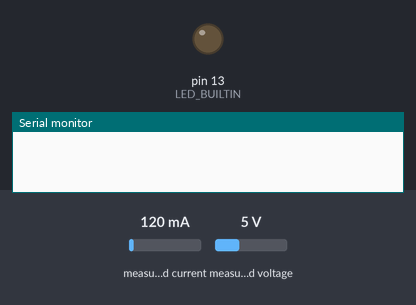
This sketch was run on a simulated Arduino Uno, built with avr-gcc and run on an emulated ATmega328P. Shown: output pins drawn as LEDs (lit = HIGH), the last lines printed to the serial monitor. Dashed ring = blinking. The test bench sets the inputs (shaded band); at power-on: measured current 120 mA, measured voltage 5 V.

Above: at 0.1 s.
At 1.4 s:
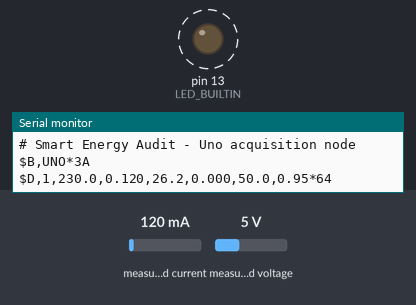
1.5 s: measured current set to 40 mA
4.5 s: measured voltage set to 0.3 V
Timing chart, 0 to 13.5 s (numbered marks = the images above; inputs shaded):
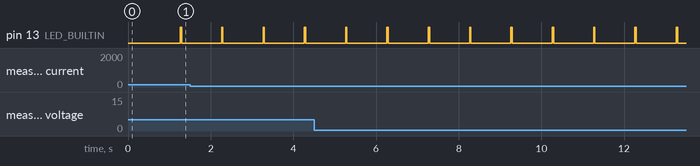

The sketch:

arduino_pzem.ino
```cpp
/*
 * ============================================================================
 *  Tier 1 - Edge Acquisition Node  (Arduino Uno R3, 5 V domain)
 *  Project : A Dual-Tier IoT Architecture for Smart Energy Auditing
 * ============================================================================
 *  Polls a PZEM-004T v3.0 (Modbus-RTU over TTL UART) once per second and
 *  forwards each reading to the ESP32 gateway as one checksummed text frame.
 *
 *  Wiring (see firmware/WIRING.md):
 *    PZEM TX  -> Uno D10 (SoftwareSerial RX)      PZEM 5V  -> Uno 5V
 *    PZEM RX  <- Uno D11 (SoftwareSerial TX)      PZEM GND -> Uno GND
 *    Uno D1 (hardware TX) -> level shifter HV1 -> LV1 -> ESP32 GPIO16 (RX2)
 *
 *  Link protocol (9600 baud, 8N1, one line per frame, NMEA-style checksum):
 *    $D,<seq>,<V>,<A>,<W>,<kWh>,<Hz>,<PF>*CS   data frame
 *    $E,<code>*CS                              sensor error (no seq used)
 *    $B,UNO*CS                                 Arduino has just booted
 *    # free text                               debug line, ignored by ESP32
 *  CS = XOR of every character between '$' and '*', as two hex digits.
 *
 *  Because hardware Serial (D1) also drives the USB port, every frame is
 *  visible in the Arduino IDE Serial Monitor at 9600 baud for debugging.
 *
 *  Library: "PZEM004Tv30" by Jakub Mandula (Arduino Library Manager).
 *  NOTE: the PZEM only answers when 230 V AC is connected to its L/N
 *  terminals - with no mains you will only see $E,PZEM_NO_RESPONSE frames.
 * ============================================================================
 */
#include <SoftwareSerial.h>
#include <PZEM004Tv30.h>

// ---------------------------------------------------------------- settings
const uint8_t       PZEM_RX_PIN        = 10;    // Uno receives  <- PZEM TX
const uint8_t       PZEM_TX_PIN        = 11;    // Uno transmits -> PZEM RX
const unsigned long LINK_BAUD          = 9600;  // Uno -> ESP32 link speed
const unsigned long SAMPLE_INTERVAL_MS = 1000;  // one reading per second
const unsigned long LED_BLINK_MS       = 30;

// ---------------------------------------------------------------- globals
SoftwareSerial pzemSerial(PZEM_RX_PIN, PZEM_TX_PIN);
PZEM004Tv30    pzem(pzemSerial);

uint32_t      seq        = 0;   // increments only for successful data frames
unsigned long nextSample = 0;
unsigned long ledOffAt   = 0;

// ---------------------------------------------------------------- framing
// Sends "$<body>*CS\r\n". The checksum lets the ESP32 reject frames that were
// corrupted on the wire (loose jumper, noise from the mains side, etc.).
void sendFrame(const char *body) {
  uint8_t cs = 0;
  for (const char *p = body; *p; ++p) cs ^= (uint8_t)*p;

  char tail[4];
  snprintf(tail, sizeof(tail), "*%02X", cs);
  Serial.print('$');
  Serial.print(body);
  Serial.println(tail);
}

// ---------------------------------------------------------------- sampling
void sampleAndSend() {
  // voltage() triggers one Modbus transaction; the library caches the full
  // register block, so the other getters below do not hit the bus again.
  float v = pzem.voltage();
  if (isnan(v)) {                       // no reply: mains off, wiring, or address
    sendFrame("E,PZEM_NO_RESPONSE");
    return;
  }
  float i  = pzem.current();
  float p  = pzem.power();
  float e  = pzem.energy();             // kWh, cumulative, stored inside PZEM
  float f  = pzem.frequency();
  float pf = pzem.pf();
  if (isnan(i) || isnan(p) || isnan(e) || isnan(f) || isnan(pf)) {
    sendFrame("E,PZEM_PARTIAL_READ");
    return;
  }

  // AVR printf has no %f support -> format floats with dtostrf.
  char sv[10], si[10], sp[12], se[12], sf[8], spf[8];
  dtostrf(v,  1, 1, sv);
  dtostrf(i,  1, 3, si);
  dtostrf(p,  1, 1, sp);
  dtostrf(e,  1, 3, se);
  dtostrf(f,  1, 1, sf);
  dtostrf(pf, 1, 2, spf);

  char body[80];
  snprintf(body, sizeof(body), "D,%lu,%s,%s,%s,%s,%s,%s",
           (unsigned long)++seq, sv, si, sp, se, sf, spf);
  sendFrame(body);

  digitalWrite(LED_BUILTIN, HIGH);      // short blink = one good reading
  ledOffAt = millis() + LED_BLINK_MS;
}

// ---------------------------------------------------------------- Arduino
void setup() {
  pinMode(LED_BUILTIN, OUTPUT);
  digitalWrite(LED_BUILTIN, LOW);

  Serial.begin(LINK_BAUD);              // D1 -> level shifter -> ESP32 RX2 (and USB)
  delay(200);
  Serial.println(F("# Smart Energy Audit - Uno acquisition node"));
  sendFrame("B,UNO");                   // lets the gateway log Arduino restarts

  nextSample = millis() + SAMPLE_INTERVAL_MS;
}

void loop() {
  unsigned long now = millis();

  if (ledOffAt && (long)(now - ledOffAt) >= 0) {
    digitalWrite(LED_BUILTIN, LOW);
    ledOffAt = 0;
  }

  if ((long)(now - nextSample) >= 0) {
    nextSample += SAMPLE_INTERVAL_MS;   // fixed-rate schedule, no drift
    if ((long)(now - nextSample) >= 0)  // fell behind (e.g. PZEM timeouts)
      nextSample = now + SAMPLE_INTERVAL_MS;
    sampleAndSend();
  }
}
```

Measured:
- by itself, pin 13 (LED_BUILTIN): alternates HIGH for 0.03 s and LOW for 0.97 s
